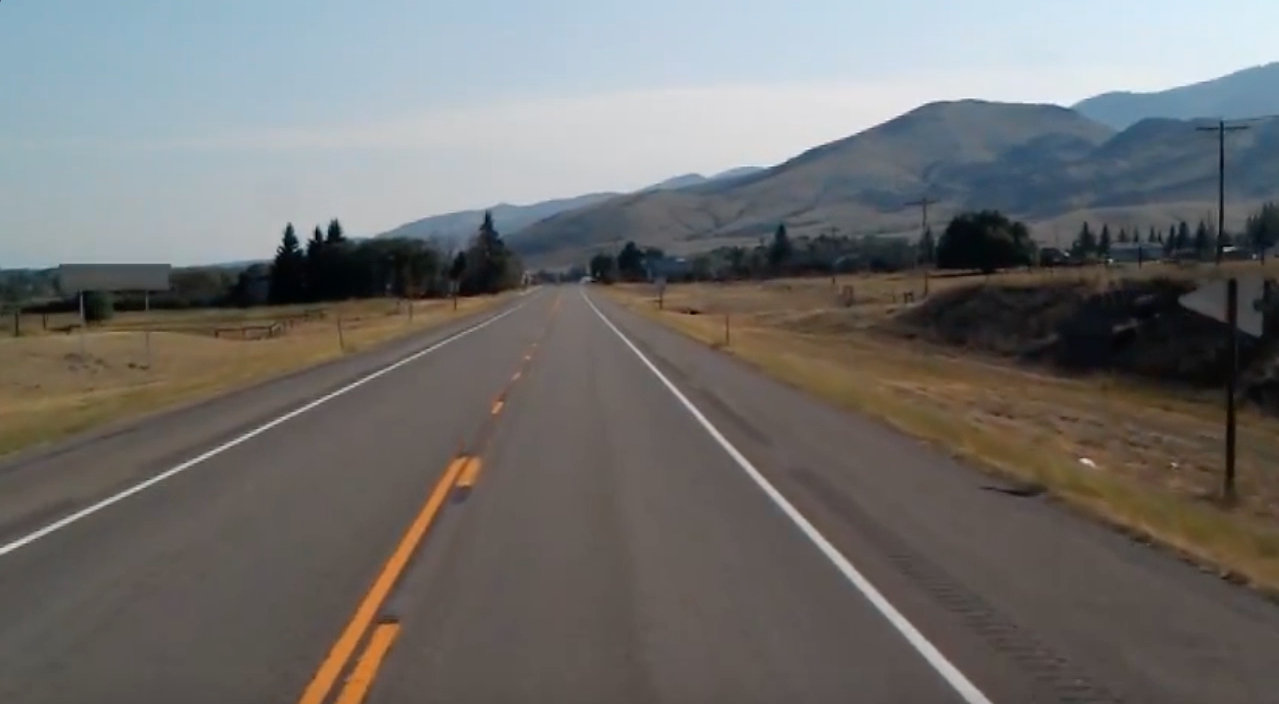
#> input picture test_image.jpg, 1279 x 704 px
$ jupyter execute --allow-errors 'Lane Detection .ipynb'
#> lines starting #> are read from the running program, lines starting #| are printed output that depends on the picture; after the words box and inside, x2 and y2 are one past the last pixel; in counts of white or black regions, pixels touching at a corner belong together; pictures that were not available may be replaced by others from this repository, and a replacement may not be noted
[cell 1]
import numpy as np
import pandas as pd
import matplotlib.pyplot as plt
import cv2

[cell 2]
def make_coordinates(image, line_parameters):
    slope, intercept = line_parameters
    y1 = image.shape[0]
    y2 = int(y1*(3/5))
    x1 = int((y1 - intercept)/slope)
    x2 = int((y2 - intercept)/slope)
    return np.array([x1, y1, x2, y2])

def average_slope_intercept(image, lines):
    left_fit = []
    right_fit = []
    for line in lines:
        x1, y1, x2, y2 = line.reshape(4)
        parameters = np.polyfit((x1, x2), (y1, y2), 1)
        slope = parameters [0]
        intercept = parameters[1]

        if slope < 0:
            left_fit.append((slope, intercept))

        else:
            right_fit.append((slope, intercept))

    left_fit_average = np.average(left_fit, axis=0)
    right_fit_average = np.average(right_fit, axis = 0)
    left_line = make_coordinates(image, left_fit_average)
    right_line = make_coordinates(image, right_fit_average)
    return np.array([left_line, right_line])

def display_lines(image , lines):
    line_image = np.zeros_like(image)
    if lines is not None:
        for x1, y1, x2, y2 in lines:
            cv2.line(line_image, (int(x1), int(y1)), (int(x2), int(y2)), (255, 0, 0), 10)
    return line_image

def canny_img(image):
    gray = cv2.cvtColor(image, cv2.COLOR_RGB2GRAY)
    blur = cv2.GaussianBlur(gray, (5, 5),0)
    canny = cv2.Canny(blur, 50, 150)
    return canny

def region_of_interest(image):
    height = image.shape[0]
    polygons = np.array([[(320, height ), (1000, height), (550, 250)]])
    mask = np.zeros_like(image)
    cv2.fillPoly(mask, polygons, 255)
    masked_image = cv2.bitwise_and(image, mask)
    return masked_image

[cell 3]
image = cv2.imread("test_image.jpg")
#> image is the input picture: shape (704, 1279, 3); mean B, G, R 109.7, 111.3, 112.3
lane_image = np.copy(image)
canny = canny_img(lane_image)
#> in canny_img, `canny = cv2.Canny(blur, 50, 150)`:
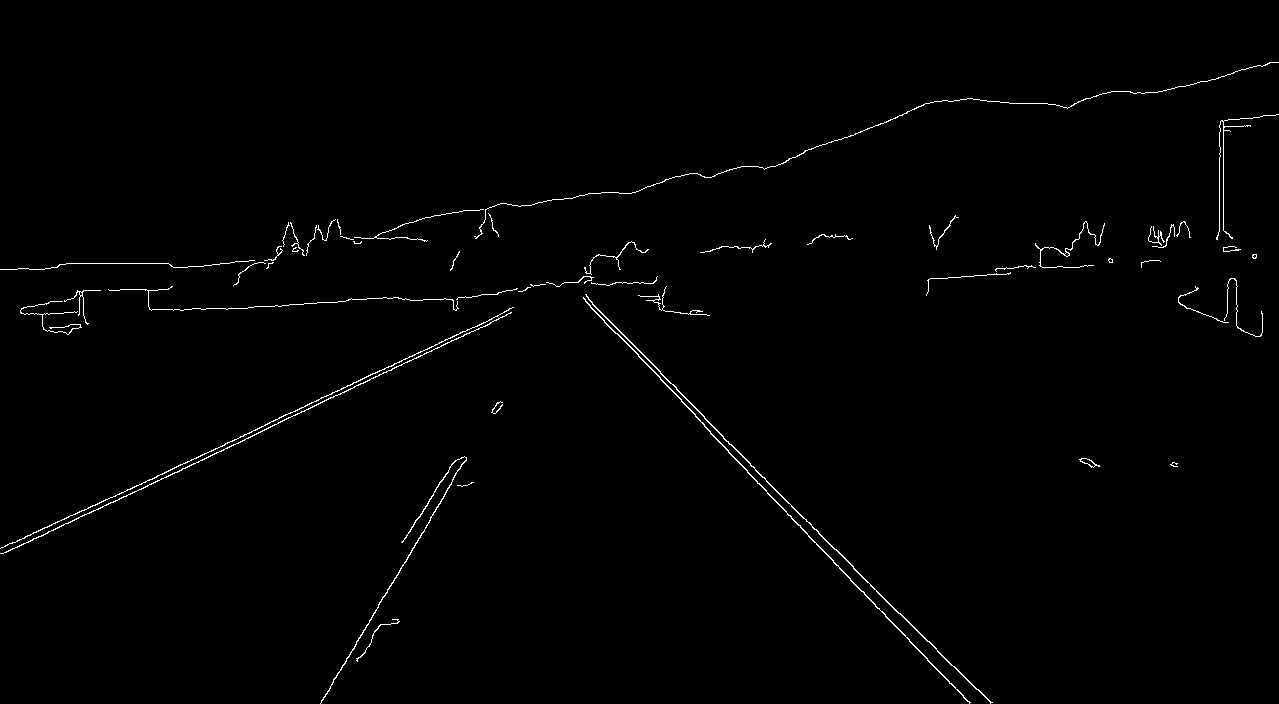
#> canny: shape (704, 1279); 0.91% white in thin lines or dots
cropped_image = region_of_interest (canny)
#> in region_of_interest, `cv2.fillPoly(mask, polygons, 255)`: mask: shape (704, 1279); 17.2% white; 1 white region, box (x1, y1, x2, y2) and area: (320, 250, 1001, 704) 154814
#> in region_of_interest, `masked_image = cv2.bitwise_and(image, mask)`: masked_image: shape (704, 1279); 0.26% white in thin lines or dots, all inside (x1, y1, x2, y2) = (320, 280, 993, 704)
lines = cv2.HoughLinesP(cropped_image, 2,np.pi/180,100,np.array([]),minLineLength = 40, maxLineGap = 100)
#> lines = [[704, 418, 951, 665], [747, 472, 969, 702], [321, 702, 429, 522], [568, 282, 695, 414], [570, 282, 704, 416], [322, 699, 493, 413], [565, 282, 800, 525], [402, 542, 456, 460], [867, 582, 991, 702], [710, 433, 970, 702]]
averaged_lines = average_slope_intercept(lane_image, lines)
#> the loop in average_slope_intercept, `for line in lines:` made 10 passes
#> (x1, y1, x2, y2, slope, intercept) on passes 1 to 10: (704, 418, 951, 665, 1, -286), (747, 472, 969, 702, 1.04, -301.9), (321, 702, 429, 522, -1.67, 1237), (568, 282, 695, 414, 1.04, -308.4), (570, 282, 704, 416, 1, -288), (322, 699, 493, 413, -1.67, 1237.5), (565, 282, 800, 525, 1.03, -302.2), (402, 542, 456, 460, -1.52, 1152.4), (867, 582, 991, 702, 0.968, -257), (710, 433, 970, 702, 1.03, -301.6)
#> after the loop in average_slope_intercept, `for line in lines:`: left_fit = [(-1.67, 1237), (-1.67, 1237.5), (-1.52, 1152.4)]; right_fit = [(1, -286), (1.04, -301.9), (1.04, -308.4), (1, -288), (1.03, -302.2), (0.968, -257), (1.03, -301.6)]
#> in average_slope_intercept, `left_fit_average = np.average(left_fit, axis=0)`: left_fit_average = [-1.62, 1209]
#> in average_slope_intercept, `right_fit_average = np.average(right_fit, axis = 0)`: right_fit_average = [1.02, -292.2]
#> in make_coordinates, `slope, intercept = line_parameters`: slope = -1.62; intercept = 1209
#> in make_coordinates, `x1 = int((y1 - intercept)/slope)`: x1 = 311
#> in make_coordinates, `x2 = int((y2 - intercept)/slope)`: x2 = 486
#> in average_slope_intercept, `left_line = make_coordinates(image, left_fit_average)`: left_line = [311, 704, 486, 422]
#> in average_slope_intercept, `right_line = make_coordinates(image, right_fit_average)`: right_line = [980, 704, 702, 422]
#> averaged_lines = [[311, 704, 486, 422], [980, 704, 702, 422]]
line_image = display_lines(lane_image , averaged_lines)
#> the loop in display_lines, `for x1, y1, x2, y2 in lines:` made 2 passes
combo_image = cv2.addWeighted(lane_image, 0.8, line_image, 1, 1)
cv2.imshow("result", combo_image)
cv2.waitKey(0)
#> Out = 113

[cell 4]
image = cv2.imread("imgtest.jpeg")
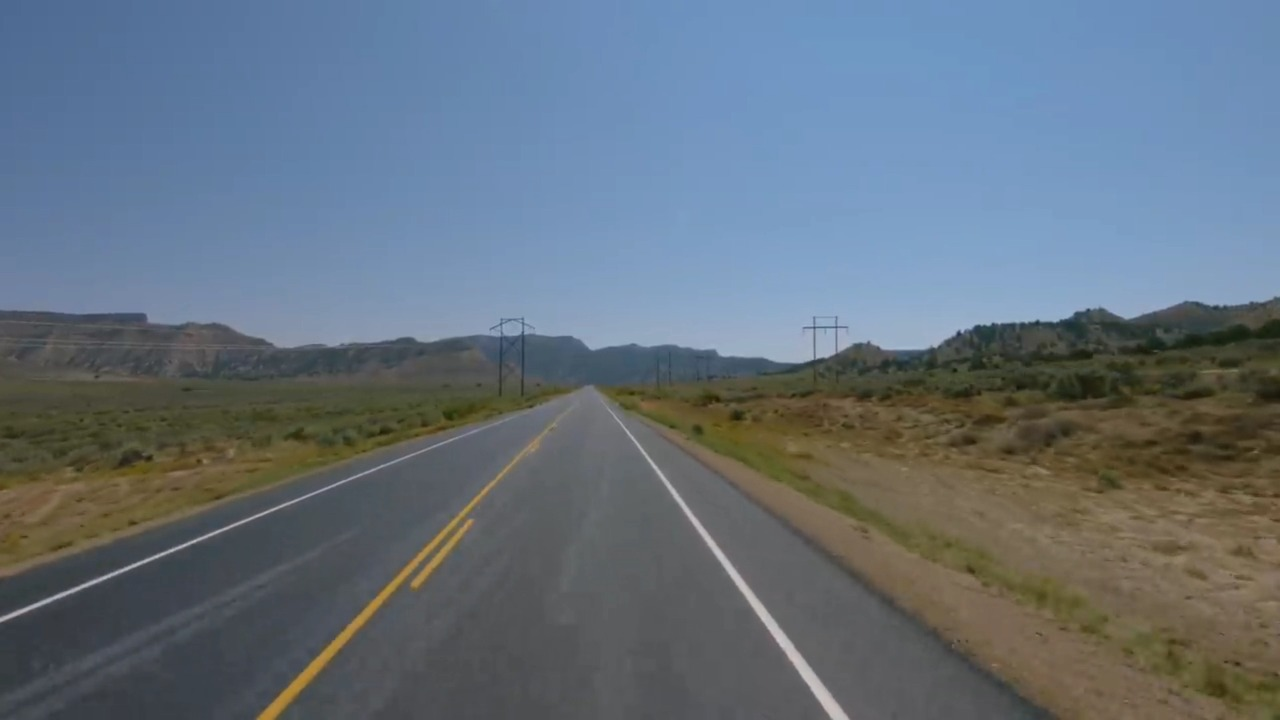
#> input picture imgtest.jpeg, 1280 x 720 px
#> image is the input picture: shape (720, 1280, 3); mean B, G, R 124.4, 112.8, 100.4
lane_image = np.copy(image)
canny = canny_img(lane_image)
#> in canny_img (call 2), `canny = cv2.Canny(blur, 50, 150)`: canny: shape (720, 1280); 0.5% white in thin lines or dots, all inside (x1, y1, x2, y2) = (0, 296, 1280, 720)
cropped_image = region_of_interest (canny)
#> in region_of_interest (call 2), `cv2.fillPoly(mask, polygons, 255)`: mask: shape (720, 1280); 17.4% white; 1 white region, box (x1, y1, x2, y2) and area: (320, 250, 1001, 720) 160270
#> in region_of_interest (call 2), `masked_image = cv2.bitwise_and(image, mask)`: masked_image: shape (720, 1280); 0.19% white in thin lines or dots, all inside (x1, y1, x2, y2) = (383, 317, 849, 720)
lines = cv2.HoughLinesP(cropped_image, 2,np.pi/180,100,np.array([]),minLineLength = 40, maxLineGap = 5)
#> lines = [[746, 599, 832, 718], [698, 520, 848, 719], [383, 590, 515, 458], [666, 485, 755, 611], [612, 410, 691, 511], [679, 497, 713, 540], [644, 455, 738, 588], [797, 650, 840, 706], [607, 409, 643, 454]]
averaged_lines = average_slope_intercept(lane_image, lines)
#> the loop in average_slope_intercept (call 2), `for line in lines:` made 9 passes
#> (x1, y1, x2, y2, slope, intercept) on passes 1 to 9: (746, 599, 832, 718, 1.38, -433.3), (698, 520, 848, 719, 1.33, -406), (383, 590, 515, 458, -1, 973), (666, 485, 755, 611, 1.42, -457.9), (612, 410, 691, 511, 1.28, -372.4), (679, 497, 713, 540, 1.26, -361.7), (644, 455, 738, 588, 1.41, -456.2), (797, 650, 840, 706, 1.3, -388), (607, 409, 643, 454, 1.25, -349.7)
#> averaged_lines = [[252, 720, 540, 432], [844, 720, 628, 432]]
line_image = display_lines(lane_image , averaged_lines)
#> the loop in display_lines (call 2), `for x1, y1, x2, y2 in lines:` made 2 passes
combo_image = cv2.addWeighted(lane_image, 0.8, line_image, 1, 1)
#> combo_image: shape (720, 1280, 3)
cv2.imshow("result", combo_image)
cv2.waitKey(0)
#> Out = 113

[cell 5]
cap = cv2.VideoCapture("test2.mp4")
if cap.isOpened():
    width  = cap.get(3)  # float `width`
#> width = 1280
    height = cap.get(4)
#> height = 720
    print('width, height:', width, height)
#| width, height: 1280.0 720.0

[cell 6]
cap = cv2.VideoCapture("test3.mp4")
if cap.isOpened():
    width  = cap.get(3)  # float `width`
    height = cap.get(4)
    print('width, height:', width, height)
#| width, height: 1280.0 720.0

[cell 7]
cap = cv2.VideoCapture("test2.mp4")
while(cap.isOpened()):
    _, frame = cap.read()
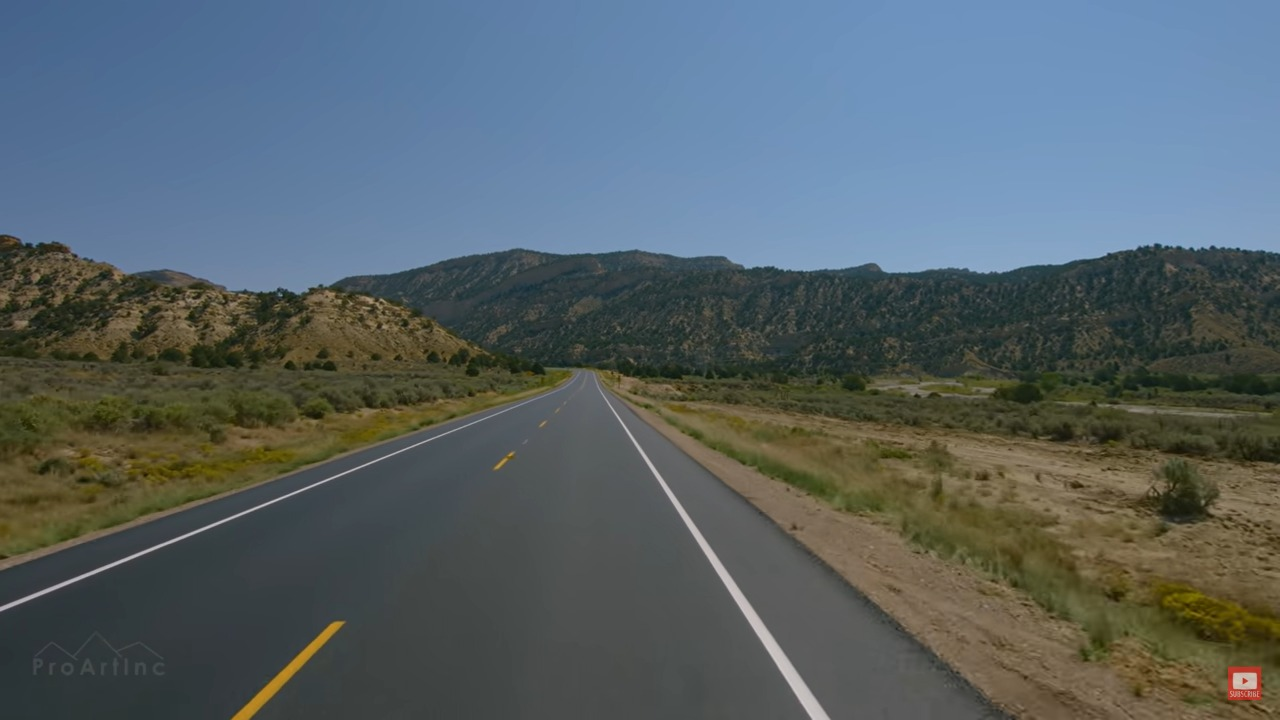
#> input picture patchline.jpeg, 1280 x 720 px, given in place of test2.mp4, which was not available
#> frame is the input picture: shape (720, 1280, 3); mean B, G, R 102.8, 98.1, 86.7
    canny = canny_img(frame)
#> in canny_img (call 3), `canny = cv2.Canny(blur, 50, 150)`: canny: shape (720, 1280); 1.5% white in thin lines or dots, all inside (x1, y1, x2, y2) = (0, 234, 1280, 720)
    cropped_image = region_of_interest (canny)
#> in region_of_interest (call 3), `masked_image = cv2.bitwise_and(image, mask)`: masked_image: shape (720, 1280); 0.25% white in thin lines or dots, all inside (x1, y1, x2, y2) = (463, 253, 955, 720)
    lines = cv2.HoughLinesP(cropped_image, 2,np.pi/180,100,np.array([]),minLineLength = 40, maxLineGap = 5)
#> lines = [[602, 392, 803, 680], [596, 386, 811, 718], [858, 588, 909, 632], [774, 640, 824, 710], [474, 421, 559, 387]]
    averaged_lines = average_slope_intercept(frame, lines)
#> averaged_lines = [[-273, 720, 446, 432], [855, 720, 635, 432]]
    line_image = display_lines(frame , averaged_lines)
    combo_image = cv2.addWeighted(frame, 0.8, line_image, 1, 1)
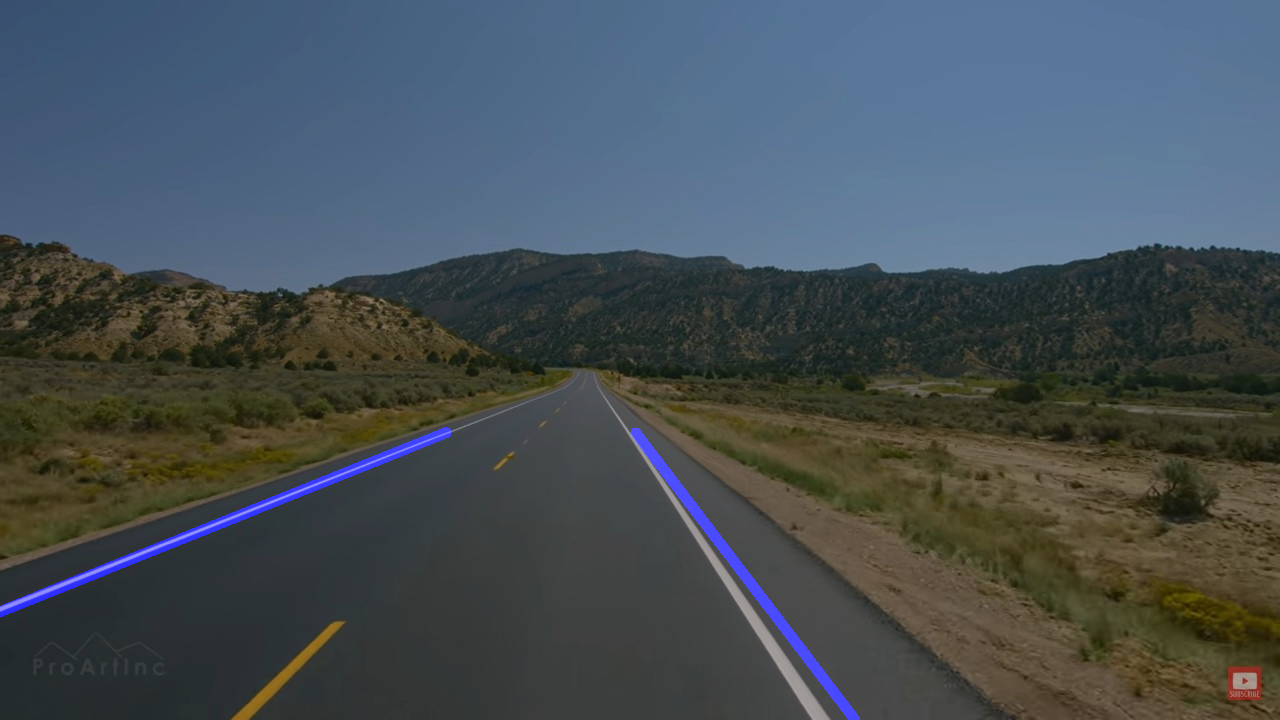
#> combo_image: shape (720, 1280, 3); mean B, G, R 85, 79.5, 70.4
    cv2.imshow("result", combo_image)
    if cv2.waitKey(25) & 0xFF == ord("q"):
#> (key q is pressed here)
        break
cap.release()
cv2.destroyAllWindows ()

[cell 8]
cap = cv2.VideoCapture("test3.mp4")

while(cap.isOpened()):
    _, frame = cap.read()
    canny = canny_img(frame)
    cropped_image = region_of_interest (canny)
    lines = cv2.HoughLinesP(cropped_image, 2,np.pi/180,100,np.array([]),minLineLength = 40, maxLineGap = 5)
    averaged_lines = average_slope_intercept(frame, lines)
    line_image = display_lines(frame , averaged_lines)
    combo_image = cv2.addWeighted(frame, 0.8, line_image, 1, 1)
    cv2.imshow("result", combo_image)
    if cv2.waitKey(30) & 0xFF == ord("q"):
#> (key q is pressed here)
#> `lines = cv2.HoughLinesP(cropped_image, 2,np.pi/180,200,np.array([]),mi..`: lines = [[632, 436, 829, 718], [596, 387, 636, 448], [596, 386, 811, 718]]
        break
cap.release()
cv2.destroyAllWindows ()

[cell 9]
cap = cv2.VideoCapture("test3.mp4")

#> (the rest of this cell did not finish here and is left out)

    line_image = display_lines(frame , averaged_lines)
    combo_image = cv2.addWeighted(frame, 0.8, line_image, 1, 1)
    cv2.imshow("result", combo_image)
    if cv2.waitKey(30) & 0xFF == ord("q"):
        break
cap.release()
cv2.destroyAllWindows ()
